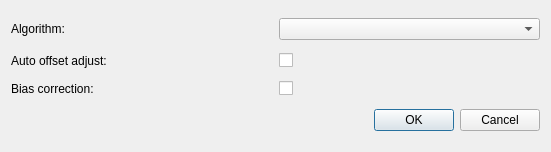
<?xml version="1.0" encoding="UTF-8"?>
<ui version="4.0">
 <class>CuvetteProcessingConfigurationDialog</class>
 <widget class="QDialog" name="CuvetteProcessingConfigurationDialog">
  <property name="geometry">
   <rect>
    <x>0</x>
    <y>0</y>
    <width>551</width>
    <height>152</height>
   </rect>
  </property>
  <property name="windowTitle">
   <string>Processing configuration</string>
  </property>
  <layout class="QGridLayout" name="gridLayout">
   <item row="0" column="0">
    <widget class="QLabel" name="algorithmLabel">
     <property name="text">
      <string>Algorithm:</string>
     </property>
    </widget>
   </item>
   <item row="0" column="1">
    <widget class="QComboBox" name="algorithmBox"/>
   </item>
   <item row="1" column="0">
    <widget class="QLabel" name="autoOffsetLabel">
     <property name="text">
      <string>Auto offset adjust:</string>
     </property>
    </widget>
   </item>
   <item row="1" column="1">
    <widget class="QCheckBox" name="autoOffsetBox">
     <property name="text">
      <string/>
     </property>
    </widget>
   </item>
   <item row="2" column="0">
    <widget class="QLabel" name="biasCorrectLabel">
     <property name="text">
      <string>Bias correction:</string>
     </property>
    </widget>
   </item>
   <item row="2" column="1">
    <widget class="QCheckBox" name="biasCorrectBox">
     <property name="text">
      <string/>
     </property>
    </widget>
   </item>
   <item row="3" column="0" colspan="2">
    <widget class="QDialogButtonBox" name="buttonBox">
     <property name="orientation">
      <enum>Qt::Horizontal</enum>
     </property>
     <property name="standardButtons">
      <set>QDialogButtonBox::Cancel|QDialogButtonBox::Ok</set>
     </property>
    </widget>
   </item>
  </layout>
 </widget>
 <resources/>
 <connections>
  <connection>
   <sender>buttonBox</sender>
   <signal>accepted()</signal>
   <receiver>CuvetteProcessingConfigurationDialog</receiver>
   <slot>accept()</slot>
   <hints>
    <hint type="sourcelabel">
     <x>248</x>
     <y>254</y>
    </hint>
    <hint type="destinationlabel">
     <x>157</x>
     <y>274</y>
    </hint>
   </hints>
  </connection>
  <connection>
   <sender>buttonBox</sender>
   <signal>rejected()</signal>
   <receiver>CuvetteProcessingConfigurationDialog</receiver>
   <slot>reject()</slot>
   <hints>
    <hint type="sourcelabel">
     <x>316</x>
     <y>260</y>
    </hint>
    <hint type="destinationlabel">
     <x>286</x>
     <y>274</y>
    </hint>
   </hints>
  </connection>
 </connections>
</ui>
